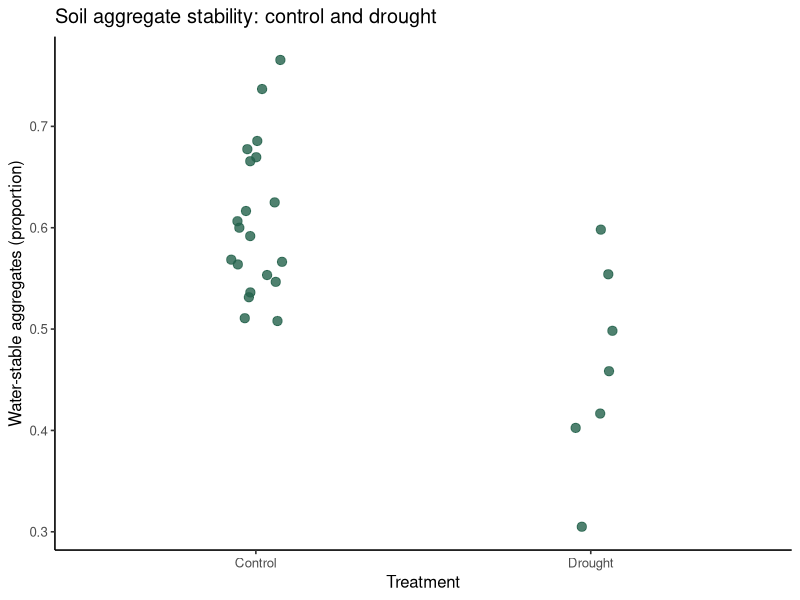
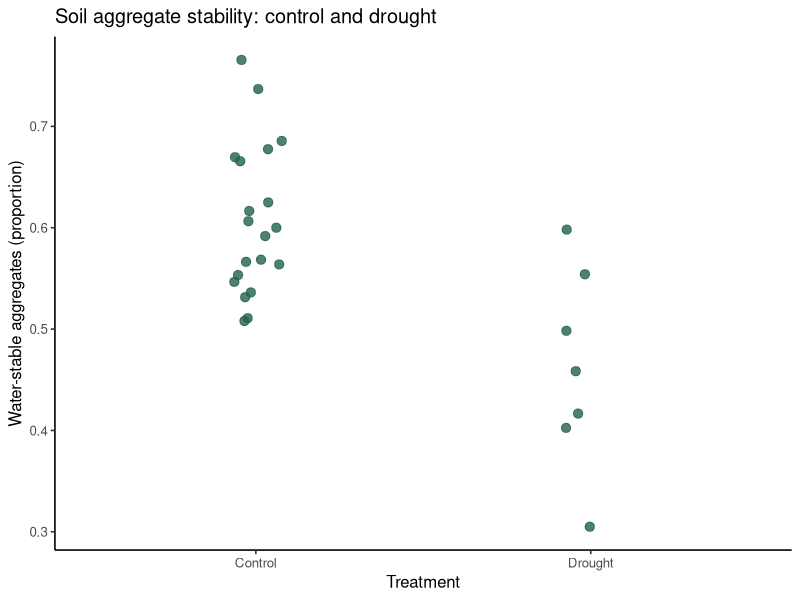
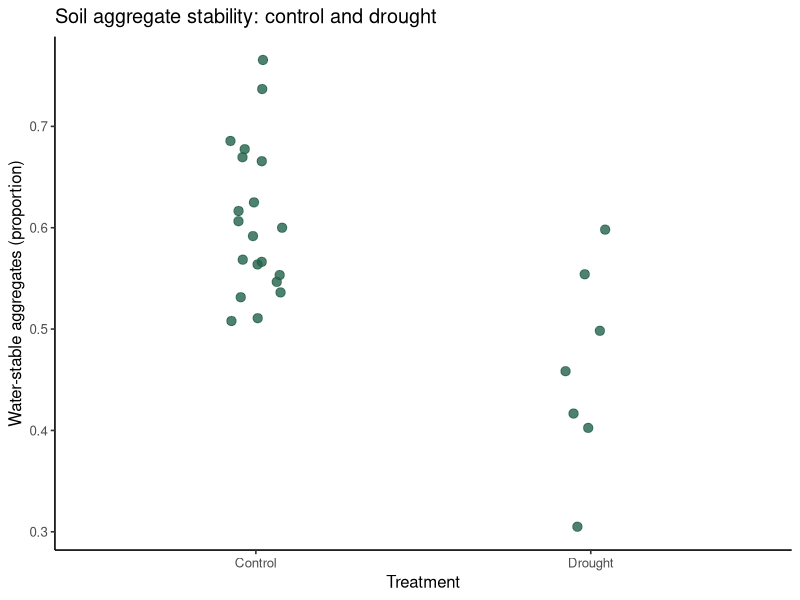

These charts were generated, in order, by the following R code:
## ---- chunk 1
knitr::opts_chunk$set(echo = TRUE, results = "hide", message = FALSE,
                      warning = FALSE, fig.show = "hide", dpi = 144)
## ---- chunk 2
getwd()
list.files()
file.exists("MultiFactor_data.csv")
## ---- chunk 3
library(ggplot2)
## ---- chunk 4
sample_count <- 4
sample_count

# A vector is a collection of values. These are invented practice values.
practice_wsa <- c(0.40, 0.50, 0.60, 0.70)
mean(practice_wsa)
length(practice_wsa)
## ---- chunk 5
practice_wsa > 0.50
practice_wsa[practice_wsa > 0.50]
## ---- chunk 6
soil_data <- read.csv("MultiFactor_data.csv")

head(soil_data)
dim(soil_data)
names(soil_data)
str(soil_data)
## ---- chunk 7
summary(soil_data$WSA)
unique(soil_data$remark)
## ---- chunk 8
control_data <- soil_data[soil_data$remark == "CT", ]
drought_data <- soil_data[soil_data$remark == "D", ]

nrow(control_data)
nrow(drought_data)
## ---- chunk 9
day1_data <- rbind(control_data, drought_data)
day1_data <- day1_data[, c("remark", "WSA", "Decom", "PH")]

table(day1_data$remark)
nrow(day1_data)
names(day1_data)
## ---- chunk 10
day1_data$remark <- factor(day1_data$remark, levels = c("CT", "D"))
str(day1_data)
## ---- chunk 11
sum(is.na(day1_data$WSA))
sum(is.na(soil_data$WSA))
## ---- chunk 12
practice_missing <- c(0.50, NA, 0.70)
mean(practice_missing)
mean(practice_missing, na.rm = TRUE)
sum(!is.na(practice_missing))
## ---- chunk 13
day1_wsa <- day1_data[!is.na(day1_data$WSA), ]

nrow(day1_data) - nrow(day1_wsa)
table(day1_wsa$remark)
## ---- chunk 14
sum(complete.cases(soil_data))
sum(!is.na(soil_data$WSA))
## ---- chunk 15
mean_control <- mean(day1_wsa$WSA[day1_wsa$remark == "CT"])
mean_drought <- mean(day1_wsa$WSA[day1_wsa$remark == "D"])

mean_control
mean_drought
mean_drought - mean_control
## ---- chunk 16
set.seed(1)
wsa_plot <- ggplot(day1_wsa, aes(x = remark, y = WSA)) +
  geom_jitter(width = 0.08, height = 0,
              size = 2.8, alpha = 0.8, colour = "#24624b") +
  scale_x_discrete(labels = c(CT = "Control", D = "Drought")) +
  labs(x = "Treatment",
       y = "Water-stable aggregates (proportion)",
       title = "Soil aggregate stability: control and drought") +
  theme_classic(base_size = 12)

wsa_plot
## ---- chunk 17
wsa_plot
## ---- chunk 18
dir.create("outputs", showWarnings = FALSE)

write.csv(day1_wsa, "outputs/Day1_CT_D_WSA.csv", row.names = FALSE)
ggsave("outputs/Day1_CT_D_WSA.png", plot = wsa_plot,
       width = 7, height = 4.5, dpi = 300)

list.files("outputs")
